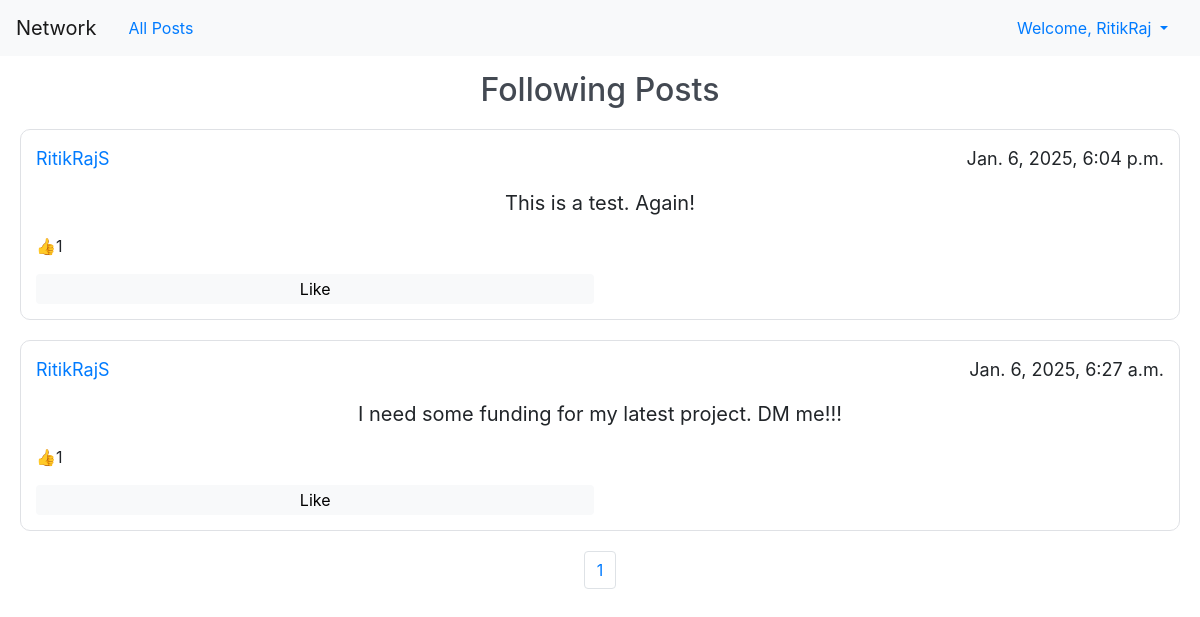
Page /following (signed in) on the committed database.
### network/models.py (models this page shows, shortened)
class User(AbstractUser):
    user_pfp = models.URLField(max_length=5000 , blank=True)
    pass

class Post(models.Model):
    post_content = models.CharField(max_length=300)
    author = models.ForeignKey(User, on_delete=models.CASCADE)
    posted_date = models.DateTimeField(default=datetime.now)
    likes = models.ManyToManyField(User, blank=True, related_name="liked")

### network/views.py (the view)
# urls.py: path("following", views.following, name='following'),
@login_required
@csrf_exempt
def following(request):
    if request.method=="GET":
        if request.user.is_authenticated:
            following_query= Follow.objects.filter(followers= request.user)
            following_users=[]
            for follow in following_query:
                following_users.append(follow.user)
            following_posts= Post.objects.filter(author__in=following_users).order_by('-posted_date')
            liked_users={}
            for liked in following_posts:
                liked_users[liked.id] = [user.username for user in liked.likes.all()]
            following_posts, totalpage, pagelist= pagination(request, following_posts)
            return render(request, 'network/following.html', {
                "posts":following_posts,
                "totalpage":totalpage,
                "pagelist":pagelist,
                "likedUsers":liked_users,
            })
        else:
            return HttpResponseRedirect(reverse('login'))

### network/templatetags/custom_filters.py (called while the page is built)
@register.filter
def get_item(dictionary, key):
    return dictionary.get(key, [])

### network/views.py (called while the page is built)
def pagination(request, data):
    paginator=Paginator(data, 10)
    page_number= request.GET.get('page')
    data= paginator.get_page(page_number)
    totalpages= data.paginator.num_pages
    pagelist=[n+1 for n in range(totalpages)]
    return (data, totalpages, pagelist)

### network/templates/network/following.html (shortened to what this page needs)
{% extends "network/layout.html" %}
{% load static %}
{% block body %}
    <h2>Following Posts</h2>
{% endblock %}

### network/templates/network/layout.html (shortened to what this page needs)
{% load static %}
{% load custom_filters %}
<!DOCTYPE html>
<html lang="en">
    <head>
        <link rel="stylesheet" href="https://stackpath.bootstrapcdn.com/bootstrap/4.4.1/css/bootstrap.min.css">
        <link href="{% static 'network/styles.css' %}" rel="stylesheet">
    </head>
    <body>
        <nav class="navbar navbar-expand-lg navbar-light bg-light">
            <a class="navbar-brand" href="{% url 'index' %}">Network</a>
            <a class="nav-link" href="{% url 'index' %}">All Posts</a>
            <ul class='nav'>
                {% if user.is_authenticated %}
                    <li class="nav-item ms-auto dropdown">
                        <a class="nav-link dropdown-toggle" href="#" id="authDropdown" role="button" data-toggle="dropdown" aria-haspopup="true" aria-expanded="false">
                            Welcome, {{ request.user.username }}
                        </a>
                    </li>
                {% endif %}
            </ul>
        </nav>
        <div class="body">
            {% block body %}
            {% endblock %}
            {% if request.resolver_match.url_name in "profile following index" %}
                {% for post in posts %}
                    <div id='postID_{{post.id}}' class='post'>
                        <div id ='postUser'>
                            <p><a href= {% url 'profile' name=post.author%}>{{ post.author }}</a></p>
                            <p>{{ post.posted_date }}</p>
                        </div>
                        <div id='postContent'>
                            <p id='post_content_{{post.id}}'>{{ post.post_content }}</p>
                        </div>
                        <div id='likes'>
                            <p> &#128077 <p id='likeCount_{{post.id}}'>{{ post.likes.count }}</p></p>
                        </div>
                        <div id='button'>
                            {% if request.user.is_authenticated %}
                                {% if request.user.username in likedUsers|get_item:post.id %}
                                    <button class='likeButton' data-id= '{{post.id}}'>Unlike</button>
                                {% else %}
                                    <button class='likeButton' data-id= '{{post.id}}'>Like</button>
                                {% endif %}
                            {% endif %}
                        </div>
                    </div>
                {% endfor %}
                <nav aria-label="Page navigation example">
                    <ul class="pagination justify-content-center">
                        {% for n in pagelist%}
                            <li class="page-item"><a class="page-link" href="?page={{n}}">{{n}}</a></li>
                        {% endfor%}
                    </ul>
                </nav>
            {% endif %}
        </div>
    </body>
</html>

### network/static/network/styles.css (style rules this page uses)
.navbar { display:flex; margin-bottom:15px }
.nav { display: flex; flex-grow:1; justify-content: end; }
h2 { display:flex; margin: 10px 50px; color:#434952; justify-content: center; }
.followButton, #post_button, .likeButton, .edit_button { width: 120px; cursor:pointer; background-color: #f8f9fa; border-radius: 4px; }
.followButton:hover, #post_button, .likeButton, .edit_button { border-color: rgba(223,225,229,0); }
#button { display:flex; justify-content: flex-start; gap:10px; }
.likeButton, .edit_button { width: 49.5%; }
.post { border:1px solid #dfe1e5; display: flex; flex-direction: column; margin: 20px; padding: 15px; cursor: pointer; border-radius:10px; }
#postUser { display: flex; flex-direction: row; justify-content: space-between; font-size: 18px; }
#postContent { display: flex; font-size: 20px; white-space: pre-line; margin: none; justify-content: center; }
#likes { display: flex; flex-direction: row; }

### rows in the picture
User: user.username "RitikRaj"
Post: author "RitikRajS", posted_date "Jan. 6, 2025, 6:04 p.m.", post_content "This is a test. Again!", likes.count "1"
Post: author "RitikRajS", posted_date "Jan. 6, 2025, 6:27 a.m.", post_content "I need some funding for my latest project. DM me!!!", likes.count "1"

### other values in the picture
{{ n }} "1"
